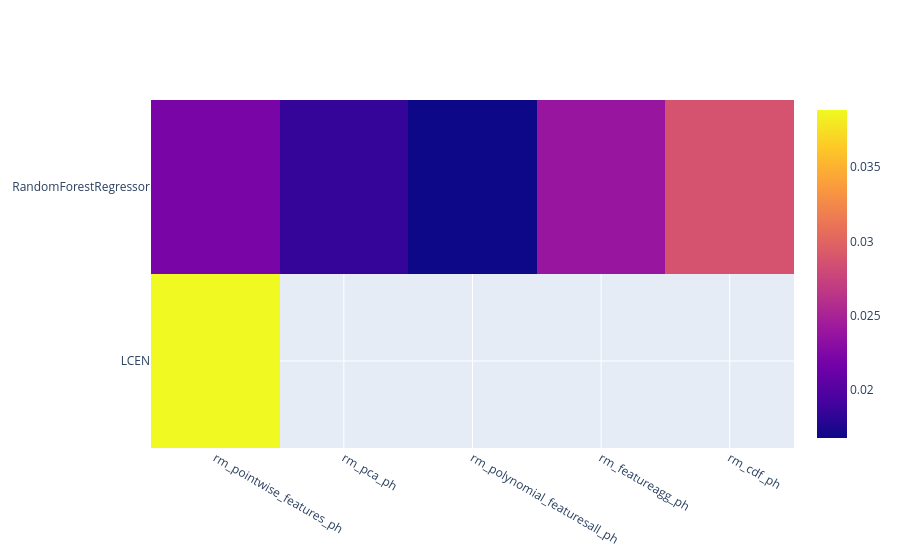

Source (notebook cell):
### Code cell
ss_f.plot_df_heatmap(pd.DataFrame(ss_f.best_fits).T)

### Figure 1 — Plotly figure (JSON) as saved in the notebook; plotly's stock layout.template omitted (floating-point values rounded to 4 significant figures)
{"data": [{"type": "heatmap", "x": ["rm_pointwise_features_ph", "rm_pca_ph", "rm_polynomial_featuresall_ph", "rm_featureagg_ph", "rm_cdf_ph"], "y": ["LCEN", "RandomForestRegressor"], "z": [[0.03886, null, null, null, null], [0.02215, 0.01851, 0.01677, 0.02385, 0.02874]]}], "layout": {}}
